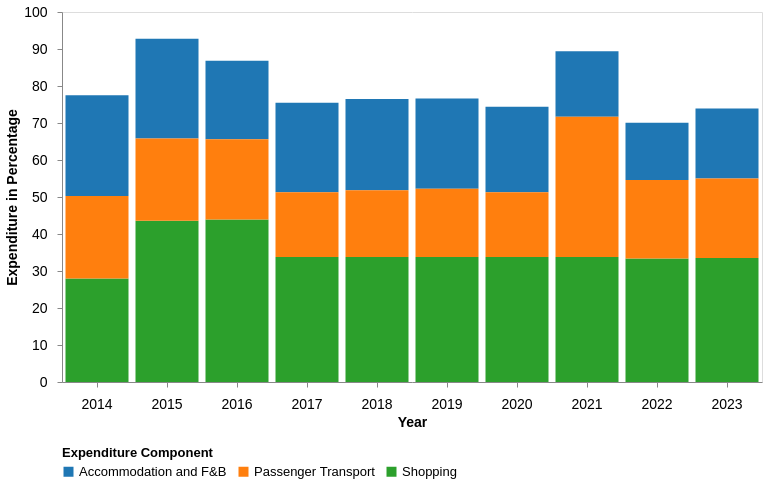

Express this chart as Vega-Lite.
### Vega-Lite specification from a JSON file in a GitHub repository (floating-point values rounded to 4 significant figures)
{"$schema": "https://vega.github.io/schema/vega-lite/v5.json", "width": 700, "height": 370, "data": {"values": [{"Year": "2014", "Component": "Shopping", "Expenditure": 28}, {"Year": "2014", "Component": "Accommodation and F&B", "Expenditure": 27.2}, {"Year": "2014", "Component": "Passenger Transport", "Expenditure": 22.3}, {"Year": "2015", "Component": "Shopping", "Expenditure": 43.6}, {"Year": "2015", "Component": "Accommodation and F&B", "Expenditure": 27}, {"Year": "2015", "Component": "Passenger Transport", "Expenditure": 22.2}, {"Year": "2016", "Component": "Shopping", "Expenditure": 43.9}, {"Year": "2016", "Component": "Accommodation and F&B", "Expenditure": 21.2}, {"Year": "2016", "Component": "Passenger Transport", "Expenditure": 21.7}, {"Year": "2017", "Component": "Shopping", "Expenditure": 33.8}, {"Year": "2017", "Component": "Accommodation and F&B", "Expenditure": 24.2}, {"Year": "2017", "Component": "Passenger Transport", "Expenditure": 17.5}, {"Year": "2018", "Component": "Shopping", "Expenditure": 33.8}, {"Year": "2018", "Component": "Accommodation and F&B", "Expenditure": 24.7}, {"Year": "2018", "Component": "Passenger Transport", "Expenditure": 18}, {"Year": "2019", "Component": "Shopping", "Expenditure": 33.8}, {"Year": "2019", "Component": "Accommodation and F&B", "Expenditure": 24.4}, {"Year": "2019", "Component": "Passenger Transport", "Expenditure": 18.4}, {"Year": "2020", "Component": "Shopping", "Expenditure": 33.8}, {"Year": "2020", "Component": "Accommodation and F&B", "Expenditure": 23.1}, {"Year": "2020", "Component": "Passenger Transport", "Expenditure": 17.5}, {"Year": "2021", "Component": "Shopping", "Expenditure": 33.8}, {"Year": "2021", "Component": "Accommodation and F&B", "Expenditure": 17.7}, {"Year": "2021", "Component": "Passenger Transport", "Expenditure": 37.9}, {"Year": "2022", "Component": "Shopping", "Expenditure": 33.4}, {"Year": "2022", "Component": "Accommodation and F&B", "Expenditure": 15.5}, {"Year": "2022", "Component": "Passenger Transport", "Expenditure": 21.2}, {"Year": "2023", "Component": "Shopping", "Expenditure": 33.5}, {"Year": "2023", "Component": "Accommodation and F&B", "Expenditure": 18.9}, {"Year": "2023", "Component": "Passenger Transport", "Expenditure": 21.5}]}, "params": [{"name": "yearSelect", "value": "All", "bind": {"input": "select", "options": ["All", "2014", "2015", "2016", "2017", "2018", "2019", "2020", "2021", "2022", "2023"], "name": "Select Year"}}], "mark": "bar", "encoding": {"x": {"field": "Year", "type": "ordinal", "title": "Year", "axis": {"labelAngle": 0, "labelFontSize": 14, "titleFontSize": 14, "labelPadding": 10, "grid": false}}, "y": {"field": "Expenditure", "type": "quantitative", "title": "Expenditure in Percentage", "axis": {"labelPadding": 10, "labelFontSize": 14, "titleFontSize": 14, "grid": false}, "scale": {"domain": [0, 100]}}, "color": {"field": "Component", "type": "nominal", "title": "Expenditure Component", "scale": {"scheme": "category10"}, "legend": {"title": "Expenditure Component", "labelFontSize": 13, "titleFontSize": 13, "labelPadding": 10, "orient": "bottom", "labelLimit": 1000}}, "opacity": {"condition": [{"test": "yearSelect == 'All'", "value": 1}, {"test": "datum.Year == yearSelect", "value": 1}], "value": 0.3}, "tooltip": [{"field": "Year", "title": "Year"}, {"field": "Component", "title": "Expenditure Component"}, {"field": "Expenditure", "title": "Expenditure in Percentage", "format": ".2f"}]}}
